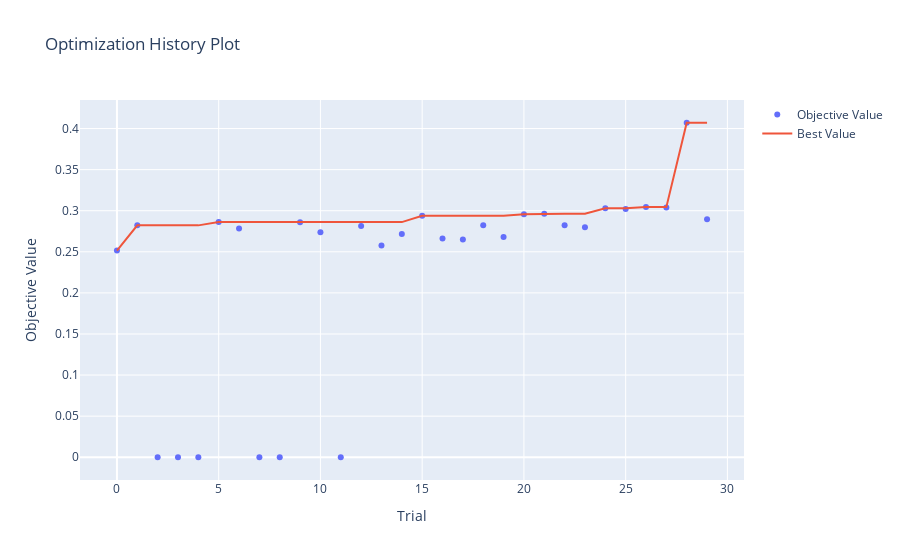

Source (notebook cell):
### Markdown cell above
## 📊 Visualization of Results <a name="visualization"></a>

### Code cell
print('📈 Optimization History')
optuna.visualization.plot_optimization_history(study)

### Figure 1 — Plotly figure (JSON) as saved in the notebook; plotly's stock layout.template omitted (floating-point values rounded to 4 significant figures)
{"data": [{"mode": "markers", "name": "Objective Value", "type": "scatter", "x": [0, 1, 2, 3, 4, 5, 6, 7, 8, 9, 10, 11, 12, 13, 14, 15, 16, 17, 18, 19, 20, 21, 22, 23, 24, 25, 26, 27, 28, 29], "y": [0.2515, 0.2822, 0, 0, 0, 0.2861, 0.2783, 0, 0, 0.2858, 0.2737, 0, 0.2813, 0.2576, 0.2717, 0.2939, 0.2663, 0.2649, 0.2824, 0.268, 0.2957, 0.2965, 0.2823, 0.28, 0.3031, 0.3019, 0.3044, 0.304, 0.407, 0.2897]}, {"mode": "lines", "name": "Best Value", "type": "scatter", "x": [0, 1, 2, 3, 4, 5, 6, 7, 8, 9, 10, 11, 12, 13, 14, 15, 16, 17, 18, 19, 20, 21, 22, 23, 24, 25, 26, 27, 28, 29], "y": [0.2515, 0.2822, 0.2822, 0.2822, 0.2822, 0.2861, 0.2861, 0.2861, 0.2861, 0.2861, 0.2861, 0.2861, 0.2861, 0.2861, 0.2861, 0.2939, 0.2939, 0.2939, 0.2939, 0.2939, 0.2957, 0.2965, 0.2965, 0.2965, 0.3031, 0.3031, 0.3044, 0.3044, 0.407, 0.407]}, {"marker": {"color": "#cccccc"}, "mode": "markers", "name": "Infeasible Trial", "showlegend": false, "type": "scatter", "x": [], "y": []}], "layout": {"title": {"text": "Optimization History Plot"}, "xaxis": {"title": {"text": "Trial"}}, "yaxis": {"title": {"text": "Objective Value"}}}}
